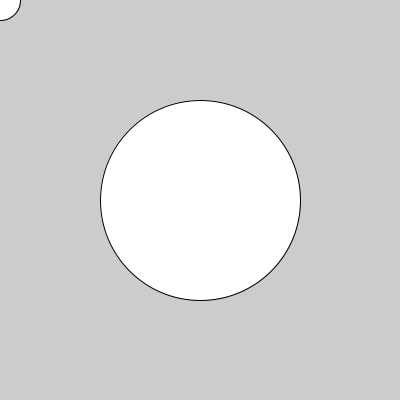
Frame 1 (no input)
Frame 60 (the mouse pressed at the canvas centre just before this capture): identical to frame 1, image omitted
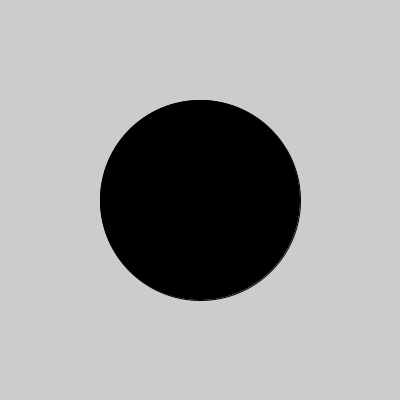
Frame 120 (the mouse held since frame 60 and released just before this capture)

The Processing sketch that drew these frames (run headless with seeded random() and noise(); from frame 60 on, the mouse is pressed at the canvas centre):

// Processing sketch: processing_8003
// ── processing_8003.pde


float circleX1 = 200;
float circleY1 = 200;
float circleRadius1 = 100;

float circleX2, circleY2;
float circleRadius2 = 20;


void setup() {
  size(400, 400); 
  ellipseMode(RADIUS);
  smooth();
}

void draw() {
  background(204);
  
  circleX2 = mouseX;
  circleY2 = mouseY;
  
  if (circleCircleIntersect(circleX1, circleY1, circleRadius1, circleX2, circleY2, circleRadius2) == true) {
    fill(0); 
  } else {
    fill(255); 
  }
  
  ellipse(circleX1, circleY1, circleRadius1, circleRadius1);
  ellipse(circleX2, circleY2, circleRadius2, circleRadius2);
  
}

boolean circleCircleIntersect(float cx1, float cy1, float cr1, float cx2, float cy2, float cr2) {
  if (dist(cx1, cy1, cx2, cy2) < cr1 + cr2) {
    return true;
  } else {
    return false;
  }
}
